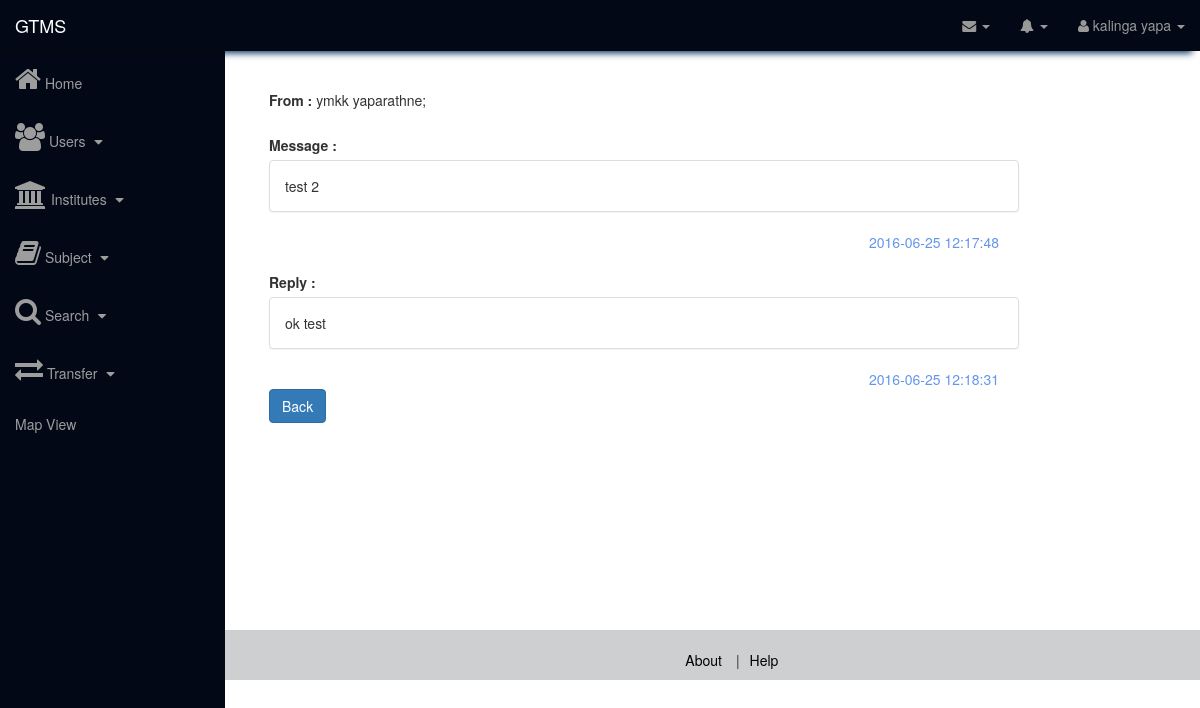
Page /Ministry_Officer/messageview.php?id=not1 (signed in) on the committed database.
### tables this page shows
CREATE TABLE IF NOT EXISTS `employee` (
  `nic` varchar(12) NOT NULL,
  `instituteID` int(11) NOT NULL,
  `province_OfficeID` int(2) DEFAULT NULL,
  `zonalOffics_ID` int(2) DEFAULT NULL,
  `SchoolID` int(2) DEFAULT NULL,
  `roleType` int(11) NOT NULL,
  `designationTypeID` int(11) NOT NULL,
  `nameWithInitials` varchar(100) DEFAULT NULL,
  `fullName` varchar(200) DEFAULT NULL,
  `employeementID` varchar(45) DEFAULT NULL,
  `email` varchar(60) DEFAULT NULL,
  `currentAddress` varchar(200) DEFAULT NULL,
  `gender` varchar(10) DEFAULT NULL,
  `marrigeState` varchar(10) DEFAULT NULL,
  `mobileNum` int(10) DEFAULT NULL
);

CREATE TABLE IF NOT EXISTS `notification_all` (
  `notID` varchar(11) NOT NULL,
  `type` varchar(20) NOT NULL,
  `description` longtext NOT NULL,
  `reply` longtext,
  `sender` varchar(15) NOT NULL,
  `reciever` varchar(15) DEFAULT NULL,
  `date` timestamp NOT NULL DEFAULT '0000-00-00 00:00:00',
  `dateReply` timestamp NULL DEFAULT NULL
);

### classes/Shownotification.php (called while the page is built, shortened)
<?php
$mysqli = new mysqli("localhost", "gtms", "gtms", "moe");
class Shownotification{
    function message($id){
        global $mysqli;
        $sqlQuery = "SELECT description FROM notification_all WHERE notID = '".$id."'";
        $Result = $mysqli->query($sqlQuery);
        $fetch_result = mysqli_fetch_array($Result);
        $msg = $fetch_result['description'];
        return $msg;
    }
    function viewreply($id){
        global $mysqli;
        $sqlQuery = "SELECT reply FROM notification_all WHERE notID = '".$id."'";
        $Result = $mysqli->query($sqlQuery);
        $fetch_result = mysqli_fetch_array($Result);
        $msg = $fetch_result['reply'];
        return $msg;
    }
    function name($id){
        global $mysqli;
        $sqlQuery = "SELECT sender FROM notification_all WHERE notID = '".$id."'";
        $Result = $mysqli->query($sqlQuery);
        $row =mysqli_fetch_assoc($Result);
        $sender_nic = $row['sender'];
        $query = "SELECT nameWithInitials FROM employee WHERE nic = '".$sender_nic."'";
        $Result1 = $mysqli->query($query);
        $fetch_result1 = mysqli_fetch_array($Result1);
        $sender = $fetch_result1['nameWithInitials'];
        return $sender;
    }
    function getmessagedate($id){
        global $mysqli;
        $query = "SELECT * FROM notification_all WHERE notid = '".$id."'";
        $result = $mysqli->query($query);
        $fetch_result = mysqli_fetch_array($result);
        $res = $fetch_result['date'];
        return $res;
    }
    function getmessagereplydate($id){
        global $mysqli;
        $query = "SELECT * FROM notification_all WHERE notid = '".$id."'";
        $result = $mysqli->query($query);
        $fetch_result = mysqli_fetch_array($result);
        $res = $fetch_result['dateReply'];
        return $res;
    }
}
 ?>

### Ministry_Officer/messageview.php (the view, shortened to what this page needs)
<!DOCTYPE html>
<html lang="en">
    <head>
    <link href="../assets/css/bootstrap.min.css" rel="stylesheet">
    <link href="../assets/css/sb-admin.css" rel="stylesheet">
    <link href="../assets/css/plugins/morris.css" rel="stylesheet">
    <link href="../assets/font-awesome/css/font-awesome.min.css" rel="stylesheet" type="text/css">
    <link href="../assets/css/smallbox.css" rel="stylesheet">
    <link href="../assets/css/footer.css" rel="stylesheet">
    <link href="../assets/css/navbar_styles.css" rel="stylesheet">
    </head>
<?php $id = $_GET['id']; ?>
    <body>
        <div id="wrapper">
            <nav class="navbar navbar-inverse navbar-fixed-top" style="background-color:#020816;" role="navigation">
            <?php include '../interfaces/navigation_bar.php' ?>
            <?php include 'sidebar_min_off.php' ?>
            </nav>
            <div id="page-content-wrapper" style="min-height: 540px;">
                <form  method="post">
                <div class="container-fluid" style="margin-left: 44px;margin-top: 90px;">
                    <div class="row">
                        <label>From :</label>
                        <?php echo $not->name($id); echo "; ";?>
                    </div>
                    <br/>
                    <div class="row">
                        <label>Message :</label>
                        <div class="panel panel-default" style="width:750px;">
                          <div class="panel-body">
                            <?php echo $not->message($id); ?>
                          </div>
                        </div>
                        <div style="margin-left: 600px; color:#6495ED;"><?php echo $not->getmessagedate($id); ?>
                        </div>
                    </div>
                    <br/>
                    <div class="row">
                        <label>Reply :</label>
                        <div class="panel panel-default" style="width:750px;">
                            <div class="panel-body">
                                <?php echo $not->viewreply($id); ?>
                            </div>
                        </div>
                        <div style="margin-left: 600px; color:#6495ED;"><?php echo $not->getmessagereplydate($id); ?>
                        </div>
                    </div>
                    <div class="row">
                        <input class="btn btn-primary" type="button" onClick="history.go(-1);" value="Back">
                    </div>
                </div>
                </form>
            </div>
        </div>
        <?php include '../interfaces/footer.php' ?>
    </body>
</html>

### assets/css/sb-admin.css (style rules this page uses)
body { margin-top: 100px; background-color: #FFF; }
@media (min-width:768px) { body { margin-top: 50px; } }
#wrapper { padding-left: 0; }
@media (min-width:768px) { #wrapper { padding-left: 225px; } }

### assets/css/navbar_styles.css (style rules this page uses)
.navbar { -webkit-box-shadow: 0 10px 7px -8px #002E62; -moz-box-shadow: 0 10px 7px -8px #002E62; box-shadow: 0 10px 7px -8px #002E62; }

### rows in the picture
employee: nameWithInitials "ymkk yaparathne"
notification_all: description "test 2", date "2016-06-25 12:17:48", reply "ok test", dateReply "2016-06-25 12:18:31"

### other values in the picture
$_SESSION["fullName"] "kalinga yapa"
